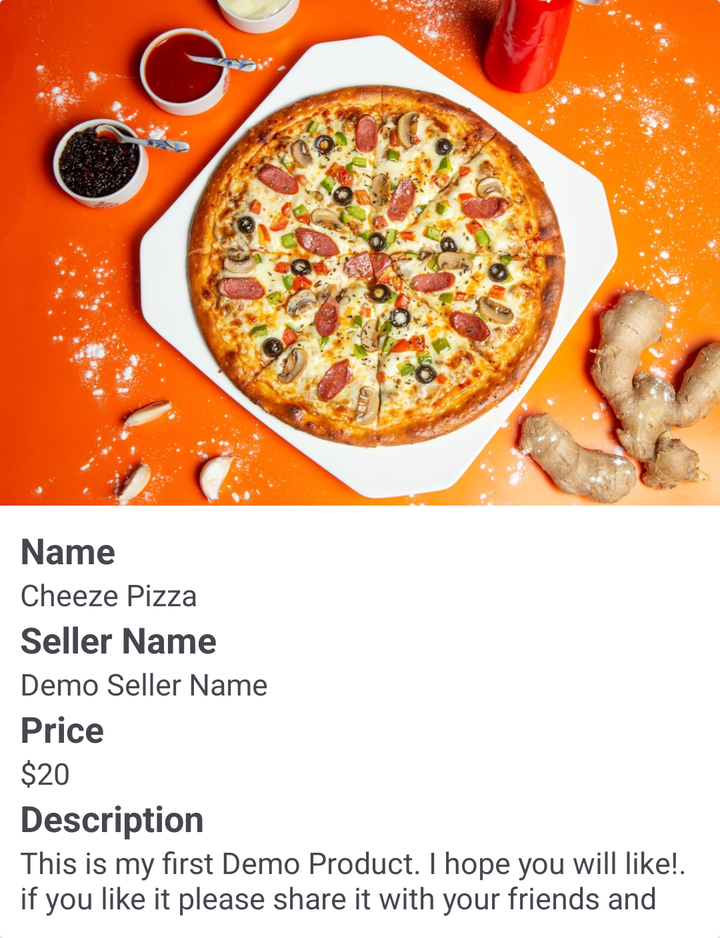
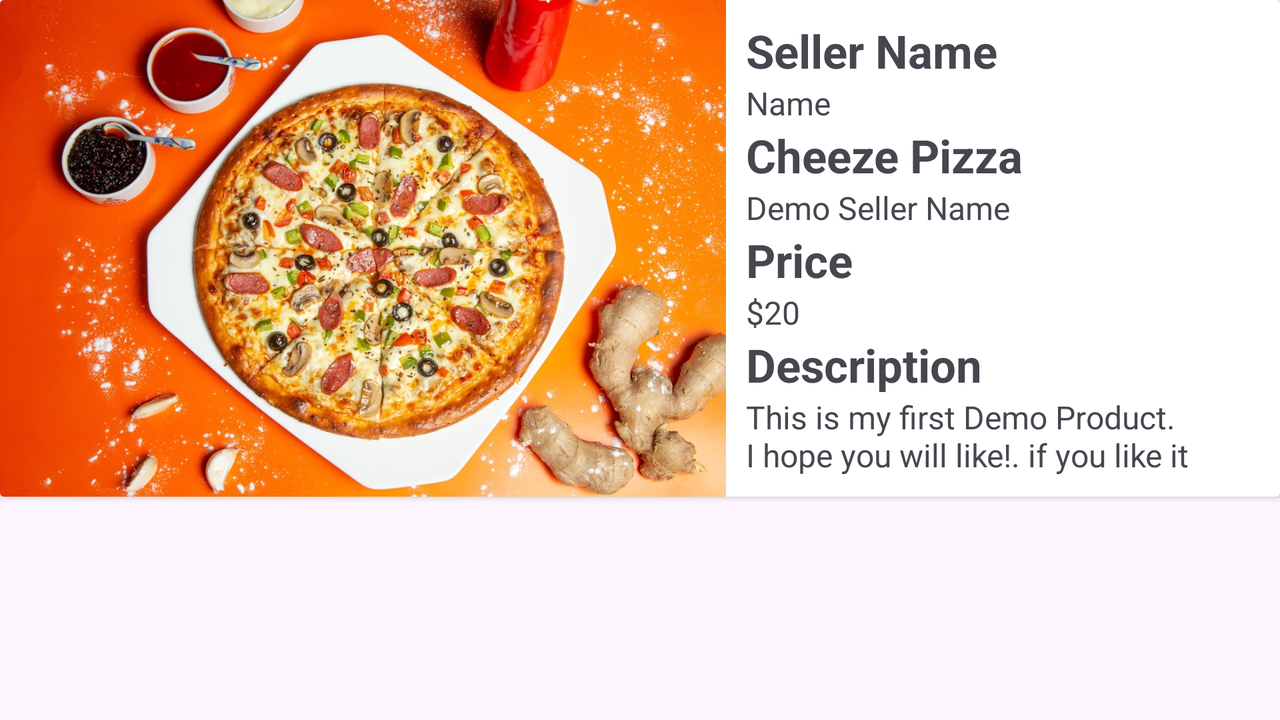

Compare how this app lays out the same screen by default and in its alternative resource folder. The renders come first, then the two layout files and the values they reference.
<!-- AndroidManifest.xml: application theme Theme.Group6Project -->
<!-- res/layout/product_details_card.xml -->
<?xml version="1.0" encoding="utf-8"?>
<androidx.constraintlayout.widget.ConstraintLayout xmlns:android="http://schemas.android.com/apk/res/android"
    xmlns:app="http://schemas.android.com/apk/res-auto"
    xmlns:tools="http://schemas.android.com/tools"
    android:layout_width="match_parent"
    android:id="@+id/product_details_card"
    android:layout_height="wrap_content">

    <androidx.cardview.widget.CardView
        android:id="@+id/card_view"
        android:layout_width="wrap_content"
        android:layout_height="wrap_content"
        android:paddingLeft="10sp"
        android:paddingRight="10sp"
        android:paddingBottom="10sp"
        app:layout_constraintBottom_toBottomOf="parent"
        app:layout_constraintEnd_toEndOf="parent"
        app:layout_constraintStart_toStartOf="parent"
        app:layout_constraintTop_toTopOf="parent">

        <LinearLayout
            android:layout_width="match_parent"
            android:layout_height="wrap_content"
            android:orientation="vertical">

            <ImageView
                android:id="@+id/pImg"
                android:layout_width="match_parent"
                android:layout_height="253dp"
                android:contentDescription="@string/product_demo_image"
                android:scaleType="centerCrop"
                android:src="@drawable/img1" />

            <LinearLayout
                android:layout_width="match_parent"
                android:layout_height="wrap_content"
                android:orientation="vertical"
                android:padding="10sp">

                <TextView
                    android:id="@+id/pizzaNameLabel"
                    android:layout_width="match_parent"
                    android:layout_height="wrap_content"
                    android:text="@string/pizza_name"
                    android:textSize="18sp"
                    android:textStyle="bold" />

                <TextView
                    android:id="@+id/pName"
                    android:layout_width="match_parent"
                    android:layout_height="wrap_content"
                    android:text="@string/demo_cheeze_type"
                    android:textSize="15sp" />

                <TextView
                    android:id="@+id/sellerNameLabel"
                    android:layout_width="match_parent"
                    android:layout_height="wrap_content"
                    android:text="@string/seller_name"
                    android:textSize="18sp"
                    android:textStyle="bold" />

                <TextView
                    android:id="@+id/sellerName"
                    android:layout_width="match_parent"
                    android:layout_height="wrap_content"
                    android:text="@string/demo_seller_name"
                    android:textSize="15sp" />

                <TextView
                    android:id="@+id/priceLabel"
                    android:layout_width="match_parent"
                    android:layout_height="wrap_content"
                    android:text="@string/price"
                    android:textSize="18sp"
                    android:textStyle="bold" />

                <TextView
                    android:id="@+id/price"
                    android:layout_width="match_parent"
                    android:layout_height="wrap_content"
                    android:text="@string/demo_price"
                    android:textSize="15sp" />

                <TextView
                    android:id="@+id/descriptionLabel"
                    android:layout_width="match_parent"
                    android:layout_height="wrap_content"
                    android:text="@string/description"
                    android:textSize="18sp"
                    android:textStyle="bold" />

                <TextView
                    android:id="@+id/description"
                    android:layout_width="match_parent"
                    android:layout_height="wrap_content"
                    android:maxLines="2"
                    android:text="@string/demo_description"
                    android:textSize="15sp" />

            </LinearLayout>

        </LinearLayout>

    </androidx.cardview.widget.CardView>

</androidx.constraintlayout.widget.ConstraintLayout>
<!-- resources referenced by this layout -->
<resources>
  <!-- drawable img1: jpg bitmap (drawable, 265520 bytes) -->
  <string name="demo_cheeze_type">Cheeze Pizza</string>
  <string name="demo_description">This is my first Demo Product. I hope you will like!. if you like it please share it with your friends and Happy Pizza Day from Me!</string>
  <string name="demo_price">$20</string>
  <string name="demo_seller_name">Demo Seller Name</string>
  <string name="description">Description</string>
  <string name="pizza_name">Name</string>
  <string name="price">Price</string>
  <string name="product_demo_image">Product Demo Image</string>
  <string name="seller_name">Seller Name</string>
  <style name="Theme.Group6Project" parent="Base.Theme.Group6Project" />
  <style name="Base.Theme.Group6Project" parent="Theme.Material3.DayNight.NoActionBar">
          
          
      </style>
</resources>
<!-- res/layout-land/product_details_card.xml (the repository's variant of the layout above) -->
<!-- drawn on the phone turned sideways -->
<?xml version="1.0" encoding="utf-8"?>
<androidx.constraintlayout.widget.ConstraintLayout xmlns:android="http://schemas.android.com/apk/res/android"
    xmlns:app="http://schemas.android.com/apk/res-auto"
    xmlns:tools="http://schemas.android.com/tools"
    android:layout_width="match_parent"
    android:id="@+id/product_details_card"
    android:layout_height="match_parent">

    <androidx.cardview.widget.CardView
        android:id="@+id/card_view"
        android:layout_width="wrap_content"
        android:layout_height="wrap_content"
        android:paddingLeft="10sp"
        android:paddingRight="10sp"
        android:paddingBottom="10sp"
        tools:ignore="MissingConstraints">

        <LinearLayout
            android:layout_width="wrap_content"
            android:layout_height="wrap_content"
            android:orientation="horizontal">

            <ImageView
                android:id="@+id/pImg"
                android:layout_width="363dp"
                android:layout_height="match_parent"
                android:contentDescription="@string/product_demo_image"
                android:scaleType="centerCrop"
                android:src="@drawable/img1"/>

            <androidx.constraintlayout.widget.ConstraintLayout
                android:layout_width="match_parent"
                android:layout_height="wrap_content">

                <LinearLayout
                    android:id="@+id/gravity"
                    android:layout_width="wrap_content"
                    android:layout_height="wrap_content"
                    android:gravity="center"
                    android:orientation="vertical"
                    android:padding="10sp"
                    tools:ignore="MissingConstraints">

                    <TextView
                        android:id="@+id/pizzaNameLabel"
                        android:layout_width="match_parent"
                        android:layout_height="wrap_content"
                        android:text="@string/seller_name"
                        android:textSize="23sp"
                        android:textStyle="bold" />

                    <TextView
                        android:id="@+id/pName"
                        android:layout_width="match_parent"
                        android:layout_height="wrap_content"
                        android:text="@string/pizza_name"
                        android:textSize="16sp" />

                    <TextView
                        android:id="@+id/sellerNameLabel"
                        android:layout_width="match_parent"
                        android:layout_height="wrap_content"
                        android:text="@string/demo_cheeze_type"
                        android:textSize="23sp"
                        android:textStyle="bold" />

                    <TextView
                        android:id="@+id/sellerName"
                        android:layout_width="match_parent"
                        android:layout_height="wrap_content"
                        android:text="@string/demo_seller_name"
                        android:textSize="16sp" />

                    <TextView
                        android:id="@+id/priceLabel"
                        android:layout_width="match_parent"
                        android:layout_height="wrap_content"
                        android:text="@string/price"
                        android:textSize="23sp"
                        android:textStyle="bold" />

                    <TextView
                        android:id="@+id/pPrice"
                        android:layout_width="match_parent"
                        android:layout_height="wrap_content"
                        android:text="@string/demo_price"
                        android:textSize="16sp" />

                    <TextView
                        android:id="@+id/descriptionLabel"
                        android:layout_width="match_parent"
                        android:layout_height="wrap_content"
                        android:text="@string/description"
                        android:textSize="23sp"
                        android:textStyle="bold" />

                    <TextView
                        android:id="@+id/description"
                        android:layout_width="match_parent"
                        android:layout_height="wrap_content"
                        android:maxLines="2"
                        android:text="@string/demo_description"
                        android:textSize="16sp" />

                </LinearLayout>
            </androidx.constraintlayout.widget.ConstraintLayout>

        </LinearLayout>

    </androidx.cardview.widget.CardView>

</androidx.constraintlayout.widget.ConstraintLayout>
